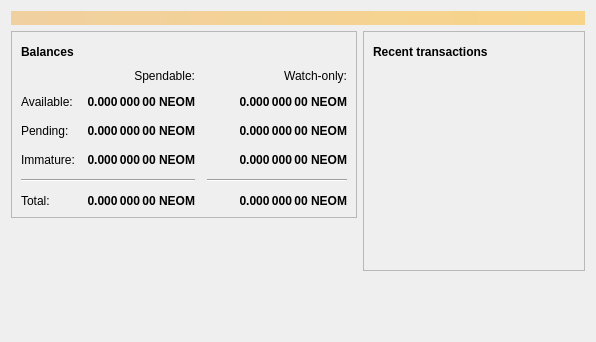
<?xml version="1.0" encoding="UTF-8"?>
<ui version="4.0">
 <class>OverviewPage</class>
 <widget class="QWidget" name="OverviewPage">
  <property name="geometry">
   <rect>
    <x>0</x>
    <y>0</y>
    <width>596</width>
    <height>342</height>
   </rect>
  </property>
  <property name="windowTitle">
   <string>Form</string>
  </property>
  <layout class="QVBoxLayout" name="topLayout">
   <item>
    <widget class="QLabel" name="labelAlerts">
     <property name="visible">
      <bool>false</bool>
     </property>
     <property name="styleSheet">
      <string notr="true">QLabel { background-color: qlineargradient(x1: 0, y1: 0, x2: 1, y2: 0, stop:0 #F0D0A0, stop:1 #F8D488); color:#000000; }</string>
     </property>
     <property name="wordWrap">
      <bool>true</bool>
     </property>
     <property name="margin">
      <number>3</number>
     </property>
     <property name="textInteractionFlags">
      <set>Qt::TextSelectableByMouse</set>
     </property>
    </widget>
   </item>
   <item>
    <layout class="QHBoxLayout" name="horizontalLayout" stretch="1,1">
     <item>
      <layout class="QVBoxLayout" name="verticalLayout_2">
       <item>
        <widget class="QFrame" name="frame">
         <property name="frameShape">
          <enum>QFrame::StyledPanel</enum>
         </property>
         <property name="frameShadow">
          <enum>QFrame::Raised</enum>
         </property>
         <layout class="QVBoxLayout" name="verticalLayout_4">
          <item>
           <layout class="QHBoxLayout" name="horizontalLayout_4">
            <item>
             <widget class="QLabel" name="label_5">
              <property name="font">
               <font>
                <weight>75</weight>
                <bold>true</bold>
               </font>
              </property>
              <property name="text">
               <string>Balances</string>
              </property>
             </widget>
            </item>
            <item>
             <widget class="QPushButton" name="labelWalletStatus">
              <property name="enabled">
               <bool>true</bool>
              </property>
              <property name="maximumSize">
               <size>
                <width>30</width>
                <height>16777215</height>
               </size>
              </property>
              <property name="toolTip">
               <string>The displayed information may be out of date. Your wallet automatically synchronizes with the NEOM network after a connection is established, but this process has not completed yet.</string>
              </property>
              <property name="text">
               <string/>
              </property>
              <property name="icon">
               <iconset resource="../neom.qrc">
                <normaloff>:/icons/warning</normaloff>
                <disabledoff>:/icons/warning</disabledoff>:/icons/warning</iconset>
              </property>
              <property name="iconSize">
               <size>
                <width>24</width>
                <height>24</height>
               </size>
              </property>
              <property name="flat">
               <bool>true</bool>
              </property>
             </widget>
            </item>
            <item>
             <spacer name="horizontalSpacer_3">
              <property name="orientation">
               <enum>Qt::Horizontal</enum>
              </property>
              <property name="sizeHint" stdset="0">
               <size>
                <width>40</width>
                <height>20</height>
               </size>
              </property>
             </spacer>
            </item>
           </layout>
          </item>
          <item>
           <layout class="QGridLayout" name="gridLayout">
            <property name="spacing">
             <number>12</number>
            </property>
            <item row="2" column="2">
             <widget class="QLabel" name="labelWatchPending">
              <property name="font">
               <font>
                <weight>75</weight>
                <bold>true</bold>
               </font>
              </property>
              <property name="cursor">
               <cursorShape>IBeamCursor</cursorShape>
              </property>
              <property name="toolTip">
               <string>Unconfirmed transactions to watch-only addresses</string>
              </property>
              <property name="text">
               <string notr="true">0.000 000 00 NEOM</string>
              </property>
              <property name="alignment">
               <set>Qt::AlignRight|Qt::AlignTrailing|Qt::AlignVCenter</set>
              </property>
              <property name="textInteractionFlags">
               <set>Qt::LinksAccessibleByMouse|Qt::TextSelectableByKeyboard|Qt::TextSelectableByMouse</set>
              </property>
             </widget>
            </item>
            <item row="2" column="1">
             <widget class="QLabel" name="labelUnconfirmed">
              <property name="font">
               <font>
                <weight>75</weight>
                <bold>true</bold>
               </font>
              </property>
              <property name="cursor">
               <cursorShape>IBeamCursor</cursorShape>
              </property>
              <property name="toolTip">
               <string>Total of transactions that have yet to be confirmed, and do not yet count toward the spendable balance</string>
              </property>
              <property name="text">
               <string notr="true">0.000 000 00 NEOM</string>
              </property>
              <property name="alignment">
               <set>Qt::AlignRight|Qt::AlignTrailing|Qt::AlignVCenter</set>
              </property>
              <property name="textInteractionFlags">
               <set>Qt::LinksAccessibleByMouse|Qt::TextSelectableByKeyboard|Qt::TextSelectableByMouse</set>
              </property>
             </widget>
            </item>
            <item row="3" column="2">
             <widget class="QLabel" name="labelWatchImmature">
              <property name="font">
               <font>
                <weight>75</weight>
                <bold>true</bold>
               </font>
              </property>
              <property name="cursor">
               <cursorShape>IBeamCursor</cursorShape>
              </property>
              <property name="toolTip">
               <string>Mined balance in watch-only addresses that has not yet matured</string>
              </property>
              <property name="text">
               <string notr="true">0.000 000 00 NEOM</string>
              </property>
              <property name="alignment">
               <set>Qt::AlignRight|Qt::AlignTrailing|Qt::AlignVCenter</set>
              </property>
              <property name="textInteractionFlags">
               <set>Qt::LinksAccessibleByMouse|Qt::TextSelectableByKeyboard|Qt::TextSelectableByMouse</set>
              </property>
             </widget>
            </item>
            <item row="4" column="0" colspan="2">
             <widget class="Line" name="line">
              <property name="orientation">
               <enum>Qt::Horizontal</enum>
              </property>
             </widget>
            </item>
            <item row="4" column="2">
             <widget class="Line" name="lineWatchBalance">
              <property name="sizePolicy">
               <sizepolicy hsizetype="Preferred" vsizetype="Fixed">
                <horstretch>0</horstretch>
                <verstretch>0</verstretch>
               </sizepolicy>
              </property>
              <property name="minimumSize">
               <size>
                <width>140</width>
                <height>0</height>
               </size>
              </property>
              <property name="orientation">
               <enum>Qt::Horizontal</enum>
              </property>
             </widget>
            </item>
            <item row="5" column="0">
             <widget class="QLabel" name="labelTotalText">
              <property name="text">
               <string>Total:</string>
              </property>
             </widget>
            </item>
            <item row="3" column="1">
             <widget class="QLabel" name="labelImmature">
              <property name="font">
               <font>
                <weight>75</weight>
                <bold>true</bold>
               </font>
              </property>
              <property name="cursor">
               <cursorShape>IBeamCursor</cursorShape>
              </property>
              <property name="toolTip">
               <string>Mined balance that has not yet matured</string>
              </property>
              <property name="text">
               <string notr="true">0.000 000 00 NEOM</string>
              </property>
              <property name="alignment">
               <set>Qt::AlignRight|Qt::AlignTrailing|Qt::AlignVCenter</set>
              </property>
              <property name="textInteractionFlags">
               <set>Qt::LinksAccessibleByMouse|Qt::TextSelectableByKeyboard|Qt::TextSelectableByMouse</set>
              </property>
             </widget>
            </item>
            <item row="2" column="3">
             <spacer name="horizontalSpacer_2">
              <property name="orientation">
               <enum>Qt::Horizontal</enum>
              </property>
              <property name="sizeHint" stdset="0">
               <size>
                <width>40</width>
                <height>20</height>
               </size>
              </property>
             </spacer>
            </item>
            <item row="3" column="0">
             <widget class="QLabel" name="labelImmatureText">
              <property name="text">
               <string>Immature:</string>
              </property>
             </widget>
            </item>
            <item row="5" column="1">
             <widget class="QLabel" name="labelTotal">
              <property name="font">
               <font>
                <weight>75</weight>
                <bold>true</bold>
               </font>
              </property>
              <property name="cursor">
               <cursorShape>IBeamCursor</cursorShape>
              </property>
              <property name="toolTip">
               <string>Your current total balance</string>
              </property>
              <property name="text">
               <string notr="true">0.000 000 00 NEOM</string>
              </property>
              <property name="alignment">
               <set>Qt::AlignRight|Qt::AlignTrailing|Qt::AlignVCenter</set>
              </property>
              <property name="textInteractionFlags">
               <set>Qt::LinksAccessibleByMouse|Qt::TextSelectableByKeyboard|Qt::TextSelectableByMouse</set>
              </property>
             </widget>
            </item>
            <item row="5" column="2">
             <widget class="QLabel" name="labelWatchTotal">
              <property name="font">
               <font>
                <weight>75</weight>
                <bold>true</bold>
               </font>
              </property>
              <property name="cursor">
               <cursorShape>IBeamCursor</cursorShape>
              </property>
              <property name="toolTip">
               <string>Current total balance in watch-only addresses</string>
              </property>
              <property name="text">
               <string notr="true">0.000 000 00 NEOM</string>
              </property>
              <property name="alignment">
               <set>Qt::AlignRight|Qt::AlignTrailing|Qt::AlignVCenter</set>
              </property>
              <property name="textInteractionFlags">
               <set>Qt::LinksAccessibleByMouse|Qt::TextSelectableByKeyboard|Qt::TextSelectableByMouse</set>
              </property>
             </widget>
            </item>
            <item row="0" column="2">
             <widget class="QLabel" name="labelWatchonly">
              <property name="text">
               <string>Watch-only:</string>
              </property>
              <property name="alignment">
               <set>Qt::AlignRight|Qt::AlignTrailing|Qt::AlignVCenter</set>
              </property>
             </widget>
            </item>
            <item row="1" column="0">
             <widget class="QLabel" name="labelBalanceText">
              <property name="text">
               <string>Available:</string>
              </property>
             </widget>
            </item>
            <item row="1" column="1">
             <widget class="QLabel" name="labelBalance">
              <property name="font">
               <font>
                <weight>75</weight>
                <bold>true</bold>
               </font>
              </property>
              <property name="cursor">
               <cursorShape>IBeamCursor</cursorShape>
              </property>
              <property name="toolTip">
               <string>Your current spendable balance</string>
              </property>
              <property name="text">
               <string notr="true">0.000 000 00 NEOM</string>
              </property>
              <property name="alignment">
               <set>Qt::AlignRight|Qt::AlignTrailing|Qt::AlignVCenter</set>
              </property>
              <property name="textInteractionFlags">
               <set>Qt::LinksAccessibleByMouse|Qt::TextSelectableByKeyboard|Qt::TextSelectableByMouse</set>
              </property>
             </widget>
            </item>
            <item row="1" column="2">
             <widget class="QLabel" name="labelWatchAvailable">
              <property name="font">
               <font>
                <weight>75</weight>
                <bold>true</bold>
               </font>
              </property>
              <property name="cursor">
               <cursorShape>IBeamCursor</cursorShape>
              </property>
              <property name="toolTip">
               <string>Your current balance in watch-only addresses</string>
              </property>
              <property name="text">
               <string notr="true">0.000 000 00 NEOM</string>
              </property>
              <property name="alignment">
               <set>Qt::AlignRight|Qt::AlignTrailing|Qt::AlignVCenter</set>
              </property>
              <property name="textInteractionFlags">
               <set>Qt::LinksAccessibleByMouse|Qt::TextSelectableByKeyboard|Qt::TextSelectableByMouse</set>
              </property>
             </widget>
            </item>
            <item row="2" column="0">
             <widget class="QLabel" name="labelPendingText">
              <property name="text">
               <string>Pending:</string>
              </property>
             </widget>
            </item>
            <item row="0" column="1">
             <widget class="QLabel" name="labelSpendable">
              <property name="text">
               <string>Spendable:</string>
              </property>
              <property name="alignment">
               <set>Qt::AlignRight|Qt::AlignTrailing|Qt::AlignVCenter</set>
              </property>
             </widget>
            </item>
           </layout>
          </item>
         </layout>
        </widget>
       </item>
       <item>
        <spacer name="verticalSpacer">
         <property name="orientation">
          <enum>Qt::Vertical</enum>
         </property>
         <property name="sizeHint" stdset="0">
          <size>
           <width>20</width>
           <height>40</height>
          </size>
         </property>
        </spacer>
       </item>
      </layout>
     </item>
     <item>
      <layout class="QVBoxLayout" name="verticalLayout_3">
       <item>
        <widget class="QFrame" name="frame_2">
         <property name="frameShape">
          <enum>QFrame::StyledPanel</enum>
         </property>
         <property name="frameShadow">
          <enum>QFrame::Raised</enum>
         </property>
         <layout class="QVBoxLayout" name="verticalLayout">
          <item>
           <layout class="QHBoxLayout" name="horizontalLayout_2">
            <item>
             <widget class="QLabel" name="label_4">
              <property name="font">
               <font>
                <weight>75</weight>
                <bold>true</bold>
               </font>
              </property>
              <property name="text">
               <string>Recent transactions</string>
              </property>
             </widget>
            </item>
            <item>
             <widget class="QPushButton" name="labelTransactionsStatus">
              <property name="enabled">
               <bool>true</bool>
              </property>
              <property name="maximumSize">
               <size>
                <width>30</width>
                <height>16777215</height>
               </size>
              </property>
              <property name="toolTip">
               <string>The displayed information may be out of date. Your wallet automatically synchronizes with the NEOM network after a connection is established, but this process has not completed yet.</string>
              </property>
              <property name="text">
               <string/>
              </property>
              <property name="icon">
               <iconset resource="../neom.qrc">
                <normaloff>:/icons/warning</normaloff>
                <disabledoff>:/icons/warning</disabledoff>:/icons/warning</iconset>
              </property>
              <property name="iconSize">
               <size>
                <width>24</width>
                <height>24</height>
               </size>
              </property>
              <property name="flat">
               <bool>true</bool>
              </property>
             </widget>
            </item>
            <item>
             <spacer name="horizontalSpacer">
              <property name="orientation">
               <enum>Qt::Horizontal</enum>
              </property>
              <property name="sizeHint" stdset="0">
               <size>
                <width>40</width>
                <height>20</height>
               </size>
              </property>
             </spacer>
            </item>
           </layout>
          </item>
          <item>
           <widget class="QListView" name="listTransactions">
            <property name="styleSheet">
             <string notr="true">QListView { background: transparent; }</string>
            </property>
            <property name="frameShape">
             <enum>QFrame::NoFrame</enum>
            </property>
            <property name="verticalScrollBarPolicy">
             <enum>Qt::ScrollBarAlwaysOff</enum>
            </property>
            <property name="horizontalScrollBarPolicy">
             <enum>Qt::ScrollBarAlwaysOff</enum>
            </property>
            <property name="selectionMode">
             <enum>QAbstractItemView::NoSelection</enum>
            </property>
           </widget>
          </item>
         </layout>
        </widget>
       </item>
       <item>
        <spacer name="verticalSpacer_2">
         <property name="orientation">
          <enum>Qt::Vertical</enum>
         </property>
         <property name="sizeHint" stdset="0">
          <size>
           <width>20</width>
           <height>40</height>
          </size>
         </property>
        </spacer>
       </item>
      </layout>
     </item>
    </layout>
   </item>
  </layout>
 </widget>
 <resources/>
 <connections/>
</ui>
